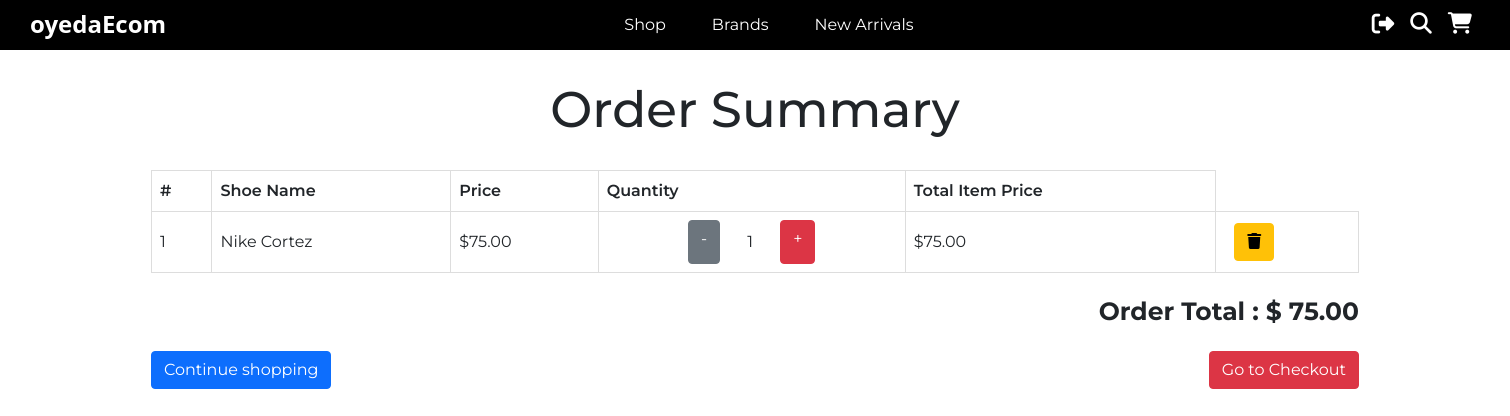
Page /order-summary/ (signed in) on the committed database.
### oyeda/models.py (models this page shows, shortened)
class OrderedItem(models.Model):
    item = models.ForeignKey(Shoe, on_delete=models.CASCADE, null=True)
    quantity = models.IntegerField(default=1)
    ordered = models.BooleanField(default=False)
    def __str__(self):
        return f"Item: {self.item.name} - Quantity: {self.quantity}"
    def generate_total_price_for_item(self):
        quantity = self.quantity
        price = self.item.price
        item_price = quantity * price
        return item_price

class Shoe(models.Model):
    name = models.CharField(max_length=100)
    price = models.FloatField()
    description = models.TextField()
    brand = models.CharField(max_length=50)
    image = models.ImageField()
    slug = models.SlugField()

class OrderList(models.Model):
    user = models.ForeignKey(get_user_model(), on_delete=models.CASCADE)
    items = models.ManyToManyField(OrderedItem, null=True)
    ordered = models.BooleanField(default=False)
    shipping_address = models.ForeignKey(ShippingAddress, on_delete=models.CASCADE, null=True)
    billing_address = models.ForeignKey(BillingAddress, on_delete=models.CASCADE, null=True)
    def get_total_price(self):
        total = 0
        for item in self.items.all():
            total += item.generate_total_price_for_item()
        return total

### oyeda/views.py (the view)
# urls.py: path('order-summary/', views.OrderSummary.as_view(), name='order-summary'),
class OrderSummary(LoginRequiredMixin, View):
    login_url = '/'
    redirect_field_name = 'redirect_to'
    def get(self, request):
        try:
            order = OrderList.objects.get(user=request.user, ordered=False)
            context = {
                'order' : order
            }
            print(order.items.all())
            return render(request, 'order-summary.html', context)
        except ObjectDoesNotExist:
            print("Nope...")
            return redirect('/')

### templates/order-summary.html (shortened to what this page needs)
{% extends 'base.html' %}
{% block content %}
    <h1 style="text-align: center; padding: 15px; margin: 15px; font-size: 50px;">Order Summary</h1>
    <div style="display: flex; justify-content: center; width: 100%">
        <table>
            <thead>
                <tr>
                    <th>#</th>
                    <th>Shoe Name</th>
                    <th>Price</th>
                    <th>Quantity</th>
                    <th>Total Item Price</th>
                </tr>
            </thead>
        {% for order in order.items.all %}
            <tr>
                <td>{{ forloop.counter }}</td>
                <td>{{ order.item.name }}</td>
                <td>${{ order.item.price|floatformat:2 }}</td>
                <td>
                    <div style="display: flex; justify-content: center;">
                        <a href="{% url 'oyeda:remove-from-cart' order.item.slug %}" class="btn btn-secondary">-</a>
                            <div style="width: 60px; padding: 10px 0px 10px 0px; text-align: center;">{{ order.quantity }}</div>
                        <a href="{% url 'oyeda:add-to-cart' order.item.slug %}" class="btn btn-danger">+</a>
                    </div>
                </td>
                <td>${{ order.generate_total_price_for_item|floatformat:2 }}</td>
                <td><a href="{% url 'oyeda:remove-entire-item' order.item.slug %}" style="margin-left: 10px;" class="btn btn-warning"><i class="fas fa-trash"></i></a></td>
            </tr>
        {% endfor %}
        </table>
    </div>
    <div style="font-size: 25px; font-weight: bolder; width: 80%; margin: 20px 10% 20px 10%; text-align: right;">
        Order Total : $ {{ order.get_total_price|floatformat:2 }}
    </div>
    <div style="font-weight: bolder; width: 80%; margin: 20px 10% 20px 10%;">
        <a style="float: left;" class="btn btn-primary" href="{% url 'oyeda:products' %}">Continue shopping</a>
        <a style="float: right;" class="btn btn-danger" href="{% url 'oyeda:checkout' %}">Go to Checkout</a>
    </div>
{% endblock %}

### static/css/styles.css (style rules this page uses)
* { font-family: 'Montserrat', sans-serif; }

### templates/base.html (style rules this page uses)
* { font-family: 'Montserrat', sans-serif; }
table { text-align: center; margin: 0px 10% 0px 10%; width: 80%; }
th { font-weight: 600; }
td, th { border: 1px solid #dddddd; text-align: left; padding: 8px; }
html, body { width: 100%; height: auto; margin: 0px; padding: 0px; overflow-x: hidden; }
a { text-decoration: none; color: white; }

### rows in the picture
OrderedItem: item.name "Nike Cortez", item.price "75.00", quantity "1", generate_total_price_for_item "75.00"
OrderList: get_total_price "75.00"
